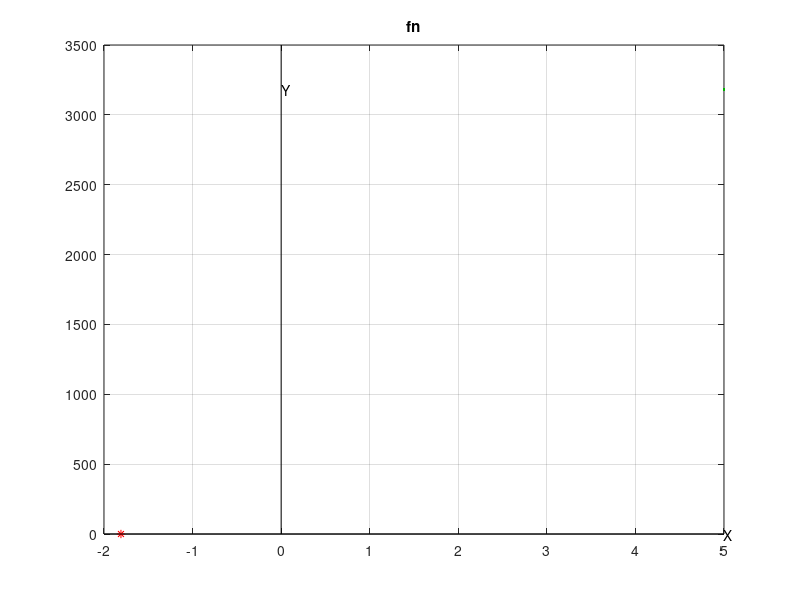

The MATLAB script that drew this image:
func = @(x) x.^5 + 2 * x.^2 - x + 11;
roots = fzero(func, 0)

start = input('Начало интервала: ');
stop = input('Конец интервала: ');

interval = start:0.05:stop;
figure(1); plot(interval, arrayfun(func, interval), 'color', [0 0.7 0]); title('fn'); hold on;
           plot(roots, arrayfun(func, roots), 'r*'); 
           line(get(gca, 'xlim'), [0 0], 'color', [0 0 0]); 
           line([0 0], get(gca, 'ylim'), 'color', [0 0 0]); grid on;
           text(ceil(stop), 0, 'X'); text(0, ceil(func(stop)), 'Y');
